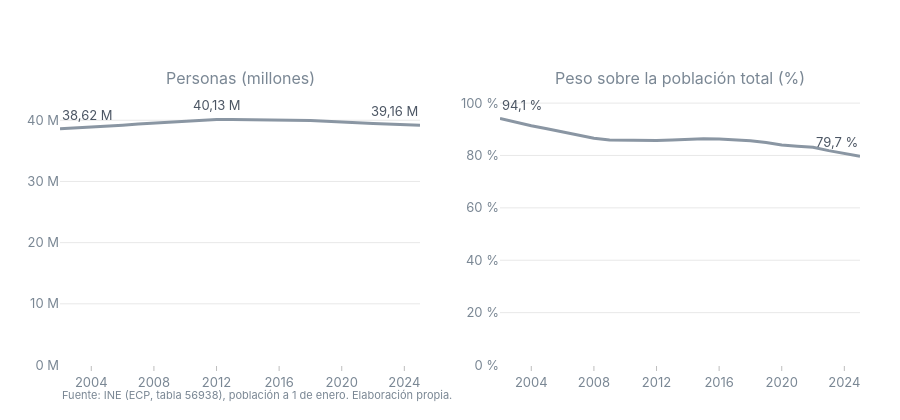

Here is the notebook cell this chart was saved with:
### Code cell
#| label: fig-esp-esp
#| fig-cap: "Residentes con nacionalidad española nacidos en España. Izquierda: millones de personas (con el máximo de la serie). Derecha: peso sobre la población total (%)"
fig_esp_esp(cruce).show()

### Figure 1 — Plotly figure (JSON) as saved in the notebook; plotly's stock layout.template omitted (floating-point values rounded to 4 significant figures)
{"data": [{"hovertemplate": "%{hovertext}", "hovertext": ["38.621.928 personas", "38.744.787 personas", "38.877.064 personas", "39.040.468 personas", "39.194.375 personas", "39.373.663 personas", "39.537.144 personas", "39.716.623 personas", "39.865.937 personas", "40.011.670 personas", "40.130.756 personas", "40.122.826 personas", "40.109.398 personas", "40.101.932 personas", "40.049.095 personas", "40.012.798 personas", "39.941.791 personas", "39.853.058 personas", "39.766.425 personas", "39.594.077 personas", "39.469.910 personas", "39.355.895 personas", "39.277.913 personas", "39.164.944 personas"], "line": {"color": "#8a96a3", "width": 3}, "mode": "lines", "showlegend": false, "type": "scatter", "x": [2002, 2003, 2004, 2005, 2006, 2007, 2008, 2009, 2010, 2011, 2012, 2013, 2014, 2015, 2016, 2017, 2018, 2019, 2020, 2021, 2022, 2023, 2024, 2025], "xaxis": "x", "y": [38.62, 38.74, 38.88, 39.04, 39.19, 39.37, 39.54, 39.72, 39.87, 40.01, 40.13, 40.12, 40.11, 40.1, 40.05, 40.01, 39.94, 39.85, 39.77, 39.59, 39.47, 39.36, 39.28, 39.16], "yaxis": "y"}, {"hovertemplate": "%{hovertext}", "hovertext": ["94,1 %", "92,6 %", "91,4 %", "90,2 %", "89,1 %", "87,9 %", "86,6 %", "85,9 %", "85,8 %", "85,7 %", "85,7 %", "85,9 %", "86,3 %", "86,4 %", "86,3 %", "86,1 %", "85,6 %", "84,9 %", "84,0 %", "83,5 %", "83,1 %", "81,8 %", "80,8 %", "79,7 %"], "line": {"color": "#8a96a3", "width": 3}, "mode": "lines", "showlegend": false, "type": "scatter", "x": [2002, 2003, 2004, 2005, 2006, 2007, 2008, 2009, 2010, 2011, 2012, 2013, 2014, 2015, 2016, 2017, 2018, 2019, 2020, 2021, 2022, 2023, 2024, 2025], "xaxis": "x2", "y": [94.12, 92.63, 91.37, 90.17, 89.06, 87.92, 86.57, 85.89, 85.76, 85.74, 85.72, 85.89, 86.26, 86.38, 86.28, 86.05, 85.63, 84.94, 84.04, 83.53, 83.12, 81.85, 80.79, 79.72], "yaxis": "y2"}], "layout": {"annotations": [{"font": {"size": 16}, "showarrow": false, "text": "Personas (millones)", "x": 0.225, "xanchor": "center", "xref": "paper", "y": 1, "yanchor": "bottom", "yref": "paper"}, {"font": {"size": 16}, "showarrow": false, "text": "Peso sobre la población total (%)", "x": 0.775, "xanchor": "center", "xref": "paper", "y": 1, "yanchor": "bottom", "yref": "paper"}, {"font": {"color": "#4b5563"}, "showarrow": false, "text": "38,62 M", "x": 2002, "xanchor": "left", "xref": "x", "y": 38.62, "yref": "y", "yshift": 14}, {"font": {"color": "#4b5563"}, "showarrow": false, "text": "40,13 M", "x": 2012, "xanchor": "center", "xref": "x", "y": 40.13, "yref": "y", "yshift": 14}, {"font": {"color": "#4b5563"}, "showarrow": false, "text": "39,16 M", "x": 2025, "xanchor": "right", "xref": "x", "y": 39.16, "yref": "y", "yshift": 14}, {"font": {"color": "#4b5563"}, "showarrow": false, "text": "94,1 %", "x": 2002, "xanchor": "left", "xref": "x2", "y": 94.12, "yref": "y2", "yshift": 14}, {"font": {"color": "#4b5563"}, "showarrow": false, "text": "79,7 %", "x": 2025, "xanchor": "right", "xref": "x2", "y": 79.72, "yref": "y2", "yshift": 14}, {"font": {"color": "#7a8794", "size": 11}, "showarrow": false, "text": "Fuente: INE (ECP, tabla 56938), población a 1 de enero. Elaboración propia.", "x": 0, "xanchor": "left", "xref": "paper", "y": -0.14, "yref": "paper"}], "height": 420, "hovermode": "x unified", "margin": {"b": 55, "l": 60, "r": 40, "t": 90}, "xaxis": {"anchor": "y", "domain": [0, 0.45], "dtick": 4}, "xaxis2": {"anchor": "y2", "domain": [0.55, 1], "dtick": 4}, "yaxis": {"anchor": "x", "domain": [0, 1], "range": [0, 44.95], "tickformat": ".0f", "ticksuffix": " M"}, "yaxis2": {"anchor": "x2", "domain": [0, 1], "range": [0, 105], "tickformat": ".0f", "ticksuffix": " %"}}}
